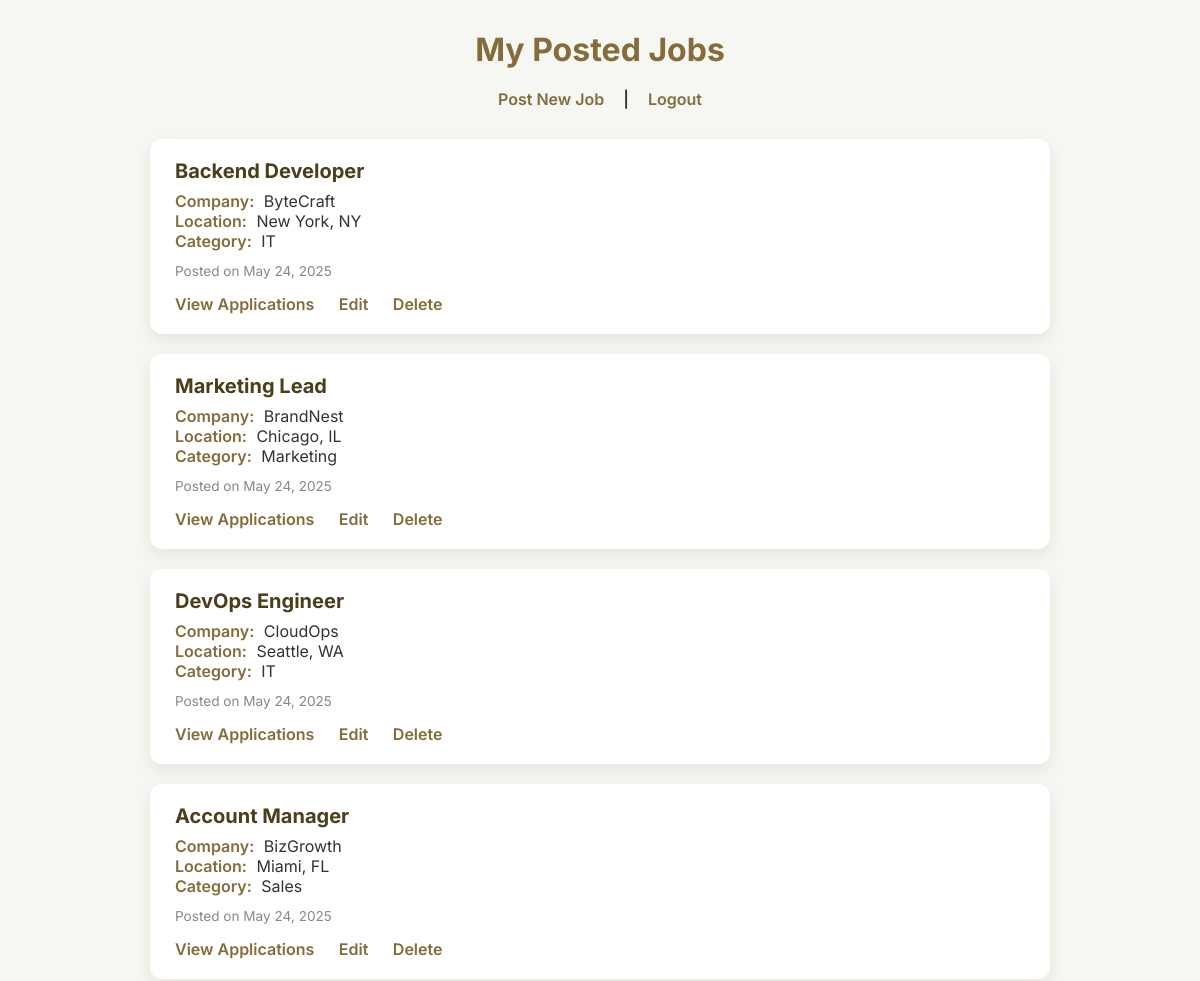
Page /employer-dashboard.php (signed in, upper part) on the earlier database version.
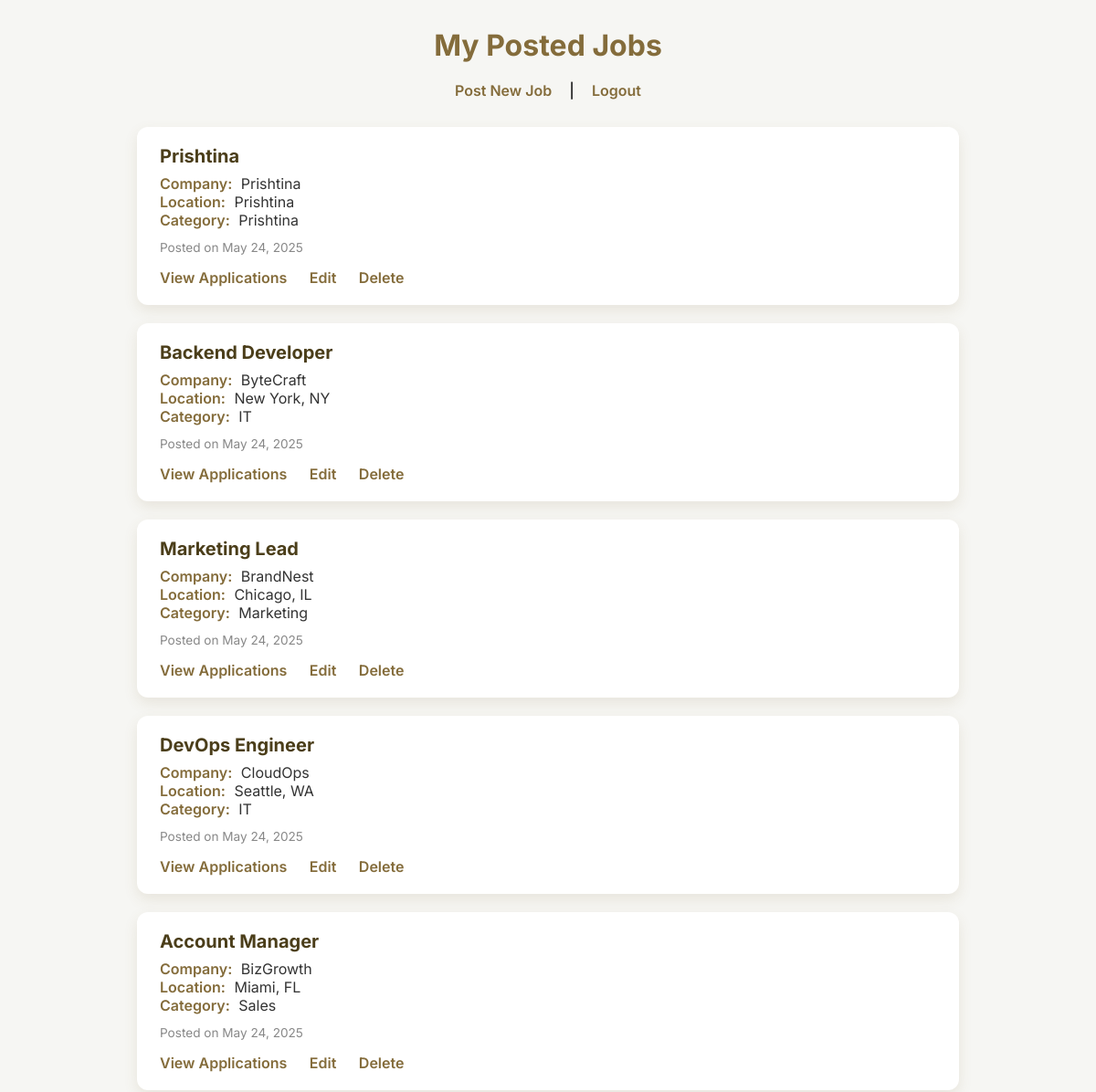
Same page on the later database version.
### tables this page shows
CREATE TABLE `jobs` (
  `id` int(11) NOT NULL,
  `title` varchar(100) NOT NULL,
  `company` varchar(100) NOT NULL,
  `description` text NOT NULL,
  `location` varchar(100) NOT NULL,
  `category` varchar(50) NOT NULL,
  `posted_by` int(11) NOT NULL,
  `created_at` timestamp NOT NULL DEFAULT current_timestamp(),
  `image` varchar(255) DEFAULT NULL
);

### employer-dashboard.php (the view, shortened to what this page needs)
<?php
include_once("config.php");
$employer_id = $_SESSION['user_id'];
$stmt = $conn->prepare("SELECT * FROM jobs WHERE posted_by = ? ORDER BY created_at DESC");
$stmt->execute([$employer_id]);
$jobs = $stmt->fetchAll();
?>
<!DOCTYPE html>
<html lang="en">
<head>
</head>
<body>
  <h2>My Posted Jobs</h2>
  <p class="actions">
    <a href="post-job.php">Post New Job</a> |
    <a href="logout.php">Logout</a>
  </p>
  <?php if (count($jobs) > 0): ?>
    <ul class="job-list">
      <?php foreach ($jobs as $job): ?>
        <li>
          <strong><?= htmlspecialchars($job['title']) ?></strong>
          <div><em>Company:</em> <?= htmlspecialchars($job['company']) ?></div>
          <div><em>Location:</em> <?= htmlspecialchars($job['location']) ?></div>
          <div><em>Category:</em> <?= htmlspecialchars($job['category']) ?></div>
          <small>Posted on <?= date("F j, Y", strtotime($job['created_at'])) ?></small>
          <div class="job-actions">
            <a href="view-applications.php?job_id=<?= $job['id'] ?>">View Applications</a>
            <a href="edit-job.php?id=<?= $job['id'] ?>">Edit</a>
            <a href="delete-job.php?id=<?= $job['id'] ?>" onclick="return confirm('Are you sure you want to delete this job?');">Delete</a>
          </div>
        </li>
      <?php endforeach; ?>
    </ul>
  <?php else: ?>
    <p class="no-jobs">You have not posted any jobs yet.</p>
  <?php endif; ?>
</body>
</html>

### employer-dashboard.php (style rules this page uses)
body { font-family: 'Inter', sans-serif; background-color: #f6f6f3; margin: 30px auto; max-width: 900px; padding: 0 20px 50px 20px; color: #333; }
h2 { color: #846c3b; font-weight: 700; font-size: 2rem; margin-bottom: 20px; text-align: center; }
p.actions { text-align: center; margin-bottom: 30px; font-weight: 600; }
p.actions a { color: #846c3b; text-decoration: none; margin: 0 15px; font-size: 1rem; transition: color 0.3s ease; }
ul.job-list { list-style-type: none; padding: 0; margin: 0 auto; max-width: 900px; }
ul.job-list li { background: white; padding: 20px 25px; margin-bottom: 20px; border-radius: 12px; box-shadow: 0 6px 15px rgba(132,108,59,0.12); transition: box-shadow 0.3s ease; }
ul.job-list strong { font-size: 1.25rem; color: #4b3e1a; display: block; margin-bottom: 8px; }
ul.job-list em { font-style: normal; font-weight: 600; color: #846c3b; margin-right: 5px; }
ul.job-list small { color: #888; font-size: 0.85rem; display: block; margin-top: 12px; }
.job-actions { margin-top: 15px; }
.job-actions a { color: #846c3b; font-weight: 600; text-decoration: none; margin-right: 20px; transition: color 0.3s ease; }

Differences in the rows shown:
added jobs: title "Prishtina", company "Prishtina", location "Prishtina", category "Prishtina", created_at "May 24, 2025"
